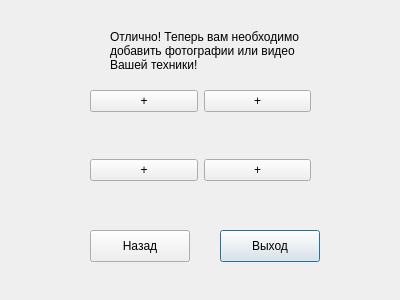
<?xml version="1.0" encoding="UTF-8"?>
<ui version="4.0">
 <class>HouseholdAppliances</class>
 <widget class="QDialog" name="HouseholdAppliances">
  <property name="geometry">
   <rect>
    <x>0</x>
    <y>0</y>
    <width>400</width>
    <height>300</height>
   </rect>
  </property>
  <property name="windowTitle">
   <string>Dialog</string>
  </property>
  <widget class="QPushButton" name="pushButton_2">
   <property name="geometry">
    <rect>
     <x>220</x>
     <y>230</y>
     <width>100</width>
     <height>32</height>
    </rect>
   </property>
   <property name="text">
    <string>Выход</string>
   </property>
  </widget>
  <widget class="QLabel" name="label">
   <property name="geometry">
    <rect>
     <x>110</x>
     <y>20</y>
     <width>211</width>
     <height>61</height>
    </rect>
   </property>
   <property name="text">
    <string>Отлично! Теперь вам необходимо добавить фотографии или видео Вашей техники!</string>
   </property>
   <property name="wordWrap">
    <bool>true</bool>
   </property>
  </widget>
  <widget class="QPushButton" name="pushButton">
   <property name="geometry">
    <rect>
     <x>90</x>
     <y>230</y>
     <width>100</width>
     <height>32</height>
    </rect>
   </property>
   <property name="text">
    <string>Назад</string>
   </property>
  </widget>
  <widget class="QWidget" name="gridLayoutWidget">
   <property name="geometry">
    <rect>
     <x>90</x>
     <y>90</y>
     <width>221</width>
     <height>131</height>
    </rect>
   </property>
   <layout class="QGridLayout" name="gridLayout">
    <item row="2" column="1">
     <widget class="QPushButton" name="pushButton_4">
      <property name="text">
       <string>+</string>
      </property>
     </widget>
    </item>
    <item row="0" column="0">
     <widget class="QPushButton" name="pushButton_3">
      <property name="text">
       <string>+</string>
      </property>
     </widget>
    </item>
    <item row="1" column="0">
     <widget class="QLabel" name="label_2">
      <property name="text">
       <string/>
      </property>
     </widget>
    </item>
    <item row="2" column="0">
     <widget class="QPushButton" name="pushButton_6">
      <property name="text">
       <string>+</string>
      </property>
     </widget>
    </item>
    <item row="0" column="1">
     <widget class="QPushButton" name="pushButton_5">
      <property name="text">
       <string>+</string>
      </property>
     </widget>
    </item>
    <item row="1" column="1">
     <widget class="QLabel" name="label_3">
      <property name="text">
       <string/>
      </property>
     </widget>
    </item>
    <item row="3" column="0">
     <widget class="QLabel" name="label_4">
      <property name="text">
       <string/>
      </property>
     </widget>
    </item>
    <item row="3" column="1">
     <widget class="QLabel" name="label_5">
      <property name="text">
       <string/>
      </property>
     </widget>
    </item>
   </layout>
  </widget>
 </widget>
 <resources/>
 <connections/>
</ui>
